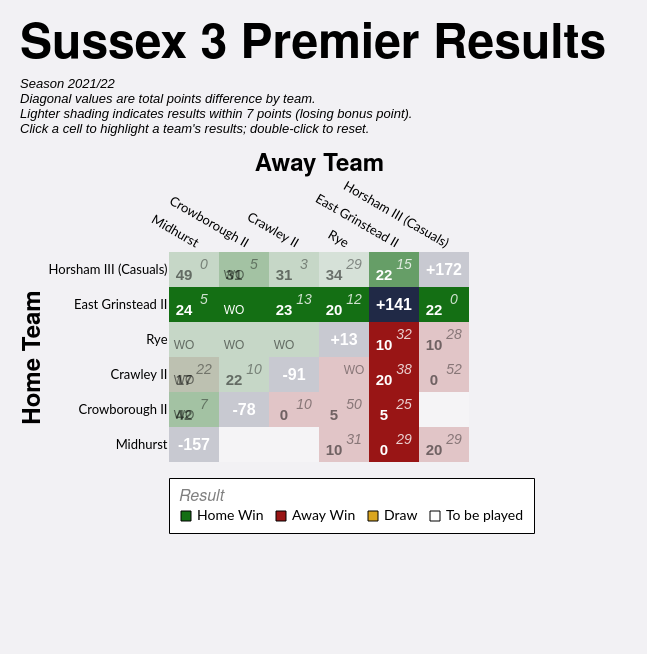

Vega-Lite specification for this chart:
### Vega-Lite specification from a JSON file in a GitHub repository (floating-point values rounded to 4 significant figures)
{"config": {"axis": {"labelFont": "Lato, sans-serif", "titleFont": "PT Sans Narrow, Helvetica Neue, Helvetica, Arial, sans-serif", "labelFontSize": 13, "titleFontSize": 24, "gridColor": "#202947", "gridOpacity": 0.2}, "header": {"labelFont": "PT Sans Narrow, Helvetica Neue, Helvetica, Arial, sans-serif", "titleFont": "PT Sans Narrow, Helvetica Neue, Helvetica, Arial, sans-serif", "labelFontSize": 24, "titleFontSize": 28, "labelFontWeight": "bold", "orient": "left"}, "legend": {"labelFont": "Lato, sans-serif", "titleFont": "PT Sans Narrow, Helvetica Neue, Helvetica, Arial, sans-serif", "labelFontSize": 14, "titleFontSize": 16, "titlePadding": 5, "fillColor": "white", "strokeColor": "black", "padding": 10, "titleFontWeight": "lighter", "titleFontStyle": "italic", "titleColor": "gray", "offset": 10}, "title": {"font": "PT Sans Narrow, Helvetica Neue, Helvetica, Arial, sans-serif", "fontSize": 48, "fontWeight": "bold", "anchor": "start", "align": "center", "titlePadding": 20, "subtitlePadding": 10, "subtitleFontSize": 13, "subtitleColor": "", "subtitleFontStyle": "italic", "offset": 15, "color": "black"}, "axisX": {"labelAngle": 0}, "facet": {"title": null, "header": null, "align": {"row": "each", "column": "each"}}, "resolve": {"scale": {"y": "independent", "facet": "independent"}}, "background": "#f2f1f4", "view": {"stroke": null}}, "layer": [{"data": {"name": "data-af1a3a6550159821b19025485d67e0fb"}, "mark": {"type": "rect"}, "encoding": {"color": {"field": "result", "legend": {"columns": 4, "direction": "horizontal", "labelLimit": 200, "offset": 16, "orient": "bottom", "symbolStrokeColor": "black", "symbolStrokeWidth": 1, "values": ["Home Win", "Away Win", "Draw", "To be played"]}, "scale": {"domain": ["Home Win", "Home Win (LBP)", "Away Win", "Away Win (LBP)", "Draw", "To be played", "N/A"], "range": ["#146f14", "#146f14a0", "#991515", "#991515a0", "goldenrod", "white", "#202946"]}, "title": "Result", "type": "nominal"}, "opacity": {"condition": {"test": "datum.home_team == param_10['home_team'] || datum.away_team == param_10['home_team'] || !isValid(param_10['home_team'])", "value": 1.0}, "value": 0.2}, "tooltip": [{"field": "home_team", "title": "Home", "type": "nominal"}, {"field": "away_team", "title": "Away", "type": "nominal"}, {"field": "home_score_text", "title": "Home Score", "type": "nominal"}, {"field": "away_score_text", "title": "Away Score", "type": "nominal"}, {"field": "result", "title": "Result", "type": "nominal"}, {"field": "date", "format": "%d %b %Y", "title": "Date", "type": "temporal"}], "x": {"axis": {"domain": false, "grid": false, "labelAngle": 30, "orient": "top", "ticks": false}, "field": "away_team", "sort": ["Midhurst", "Crowborough II", "Crawley II", "Rye", "East Grinstead II", "Horsham III (Casuals)"], "title": "Away Team", "type": "nominal"}, "y": {"axis": {"domain": false, "grid": false, "ticks": false}, "field": "home_team", "sort": ["Horsham III (Casuals)", "East Grinstead II", "Rye", "Crawley II", "Crowborough II", "Midhurst"], "title": "Home Team", "type": "nominal"}}, "name": "view_5"}, {"data": {"name": "data-af1a3a6550159821b19025485d67e0fb"}, "mark": {"type": "text", "fontStyle": "italic", "size": 14, "xOffset": 10, "yOffset": -5}, "encoding": {"color": {"condition": {"test": "datum.home_team == param_10['home_team'] || datum.away_team == param_10['home_team'] || !isValid(param_10['home_team'])", "value": "white"}, "value": "black"}, "opacity": {"condition": {"test": "datum.home_team == param_10['home_team'] || datum.away_team == param_10['home_team'] || !isValid(param_10['home_team'])", "value": 0.8}, "value": 0.4}, "text": {"field": "away_score_text", "type": "nominal"}, "x": {"field": "away_team", "sort": ["Midhurst", "Crowborough II", "Crawley II", "Rye", "East Grinstead II", "Horsham III (Casuals)"], "type": "nominal"}, "y": {"field": "home_team", "sort": ["Horsham III (Casuals)", "East Grinstead II", "Rye", "Crawley II", "Crowborough II", "Midhurst"], "type": "nominal"}}, "transform": [{"filter": "datum.away_score_text != '' && datum.away_score_text != 'WO'"}]}, {"data": {"name": "data-af1a3a6550159821b19025485d67e0fb"}, "mark": {"type": "text", "size": 12, "xOffset": 10, "yOffset": -5}, "encoding": {"color": {"condition": {"test": "datum.home_team == param_10['home_team'] || datum.away_team == param_10['home_team'] || !isValid(param_10['home_team'])", "value": "white"}, "value": "black"}, "opacity": {"condition": {"test": "datum.home_team == param_10['home_team'] || datum.away_team == param_10['home_team'] || !isValid(param_10['home_team'])", "value": 0.8}, "value": 0.4}, "text": {"field": "away_score_text", "type": "nominal"}, "x": {"field": "away_team", "sort": ["Midhurst", "Crowborough II", "Crawley II", "Rye", "East Grinstead II", "Horsham III (Casuals)"], "type": "nominal"}, "y": {"field": "home_team", "sort": ["Horsham III (Casuals)", "East Grinstead II", "Rye", "Crawley II", "Crowborough II", "Midhurst"], "type": "nominal"}}, "transform": [{"filter": "datum.away_score_text == 'WO'"}]}, {"data": {"name": "data-af1a3a6550159821b19025485d67e0fb"}, "mark": {"type": "text", "fontWeight": "bold", "size": 15, "xOffset": -10, "yOffset": 5}, "encoding": {"color": {"condition": {"test": "datum.home_team == param_10['home_team'] || datum.away_team == param_10['home_team'] || !isValid(param_10['home_team'])", "value": "white"}, "value": "black"}, "opacity": {"condition": {"test": "datum.home_team == param_10['home_team'] || datum.away_team == param_10['home_team'] || !isValid(param_10['home_team'])", "value": 1.0}, "value": 0.5}, "text": {"field": "home_score_text", "type": "nominal"}, "x": {"field": "away_team", "sort": ["Midhurst", "Crowborough II", "Crawley II", "Rye", "East Grinstead II", "Horsham III (Casuals)"], "type": "nominal"}, "y": {"field": "home_team", "sort": ["Horsham III (Casuals)", "East Grinstead II", "Rye", "Crawley II", "Crowborough II", "Midhurst"], "type": "nominal"}}, "transform": [{"filter": "datum.home_score_text != '' && datum.home_score_text != 'WO'"}]}, {"data": {"name": "data-af1a3a6550159821b19025485d67e0fb"}, "mark": {"type": "text", "size": 12, "xOffset": -10, "yOffset": 5}, "encoding": {"color": {"condition": {"test": "datum.home_team == param_10['home_team'] || datum.away_team == param_10['home_team'] || !isValid(param_10['home_team'])", "value": "white"}, "value": "black"}, "opacity": {"condition": {"test": "datum.home_team == param_10['home_team'] || datum.away_team == param_10['home_team'] || !isValid(param_10['home_team'])", "value": 1.0}, "value": 0.5}, "text": {"field": "home_score_text", "type": "nominal"}, "x": {"field": "away_team", "sort": ["Midhurst", "Crowborough II", "Crawley II", "Rye", "East Grinstead II", "Horsham III (Casuals)"], "type": "nominal"}, "y": {"field": "home_team", "sort": ["Horsham III (Casuals)", "East Grinstead II", "Rye", "Crawley II", "Crowborough II", "Midhurst"], "type": "nominal"}}, "transform": [{"filter": "datum.home_score_text == 'WO'"}]}, {"data": {"name": "data-55fe99219609d3f91b94b7c746adec74"}, "mark": {"type": "text", "color": "white", "fontWeight": "bold", "size": 16}, "encoding": {"text": {"field": "display_text", "type": "nominal"}, "tooltip": [{"field": "home_team", "title": "Team", "type": "nominal"}, {"field": "display_text", "title": "Points Difference", "type": "nominal"}], "x": {"field": "away_team", "sort": ["Midhurst", "Crowborough II", "Crawley II", "Rye", "East Grinstead II", "Horsham III (Casuals)"], "type": "nominal"}, "y": {"field": "home_team", "sort": ["Horsham III (Casuals)", "East Grinstead II", "Rye", "Crawley II", "Crowborough II", "Midhurst"], "type": "nominal"}}}], "height": {"step": 35}, "padding": {"left": 20, "top": 20, "right": 40, "bottom": 120}, "params": [{"name": "param_10", "select": {"type": "point", "clear": "dblclick", "fields": ["home_team"], "on": "click"}, "value": [{"home_team": "East Grinstead II"}], "views": ["view_5"]}], "title": {"text": "Sussex 3 Premier Results", "subtitle": ["Season 2021/22", "Diagonal values are total points difference by team.", "Lighter shading indicates results within 7 points (losing bonus point).", "Click a cell to highlight a team's results; double-click to reset."]}, "width": {"step": 50}, "$schema": "https://vega.github.io/schema/vega-lite/v5.20.1.json", "datasets": {"data-af1a3a6550159821b19025485d67e0fb": [{"home_team": "Crawley II", "away_team": "Crawley II", "match_id": null, "date": "", "home_score": null, "away_score": null, "home_walkover": null, "away_walkover": null, "result": "N/A", "home_score_text": "", "away_score_text": "", "wo_result": "", "score_text": "", "display_text": "-91", "is_diagonal": true, "result_simple": "N/A"}, {"home_team": "Crawley II", "away_team": "Crowborough II", "match_id": "952685", "date": "2022-01-22T00:00:00", "home_score": 22, "away_score": 10, "home_walkover": false, "away_walkover": false, "result": "Home Win", "home_score_text": "22", "away_score_text": "10", "wo_result": "", "score_text": "22-10", "display_text": "22-10", "is_diagonal": false, "result_simple": "Home Win"}, {"home_team": "Crawley II", "away_team": "East Grinstead II", "match_id": "952701", "date": "2022-03-26T00:00:00", "home_score": 20, "away_score": 38, "home_walkover": false, "away_walkover": false, "result": "Away Win", "home_score_text": "20", "away_score_text": "38", "wo_result": "", "score_text": "20-38", "display_text": "20-38", "is_diagonal": false, "result_simple": "Away Win"}, {"home_team": "Crawley II", "away_team": "Horsham III (Casuals)", "match_id": "952691", "date": "2022-02-12T00:00:00", "home_score": 0, "away_score": 52, "home_walkover": false, "away_walkover": false, "result": "Away Win", "home_score_text": "0", "away_score_text": "52", "wo_result": "", "score_text": "0-52", "display_text": "0-52", "is_diagonal": false, "result_simple": "Away Win"}, {"home_team": "Crawley II", "away_team": "Midhurst", "match_id": "957345", "date": "2022-02-19T00:00:00", "home_score": 17, "away_score": 22, "home_walkover": false, "away_walkover": false, "result": "Away Win (LBP)", "home_score_text": "17", "away_score_text": "22", "wo_result": "", "score_text": "17-22", "display_text": "17-22", "is_diagonal": false, "result_simple": "Away Win"}, {"home_team": "Crawley II", "away_team": "Midhurst", "match_id": "952681", "date": "2022-01-15T00:00:00", "home_score": null, "away_score": null, "home_walkover": true, "away_walkover": false, "result": "Home Win", "home_score_text": "WO", "away_score_text": "", "wo_result": "HWO", "score_text": "WO", "display_text": "WO", "is_diagonal": false, "result_simple": "Home Win"}, {"home_team": "Crawley II", "away_team": "Rye", "match_id": "952676", "date": "2021-12-11T00:00:00", "home_score": null, "away_score": null, "home_walkover": false, "away_walkover": true, "result": "Away Win", "home_score_text": "", "away_score_text": "WO", "wo_result": "AWO", "score_text": "WO", "display_text": "WO", "is_diagonal": false, "result_simple": "Away Win"}, {"home_team": "Crowborough II", "away_team": "Crawley II", "match_id": "952697", "date": "2022-03-05T00:00:00", "home_score": 0, "away_score": 10, "home_walkover": false, "away_walkover": false, "result": "Away Win", "home_score_text": "0", "away_score_text": "10", "wo_result": "", "score_text": "0-10", "display_text": "0-10", "is_diagonal": false, "result_simple": "Away Win"}, {"home_team": "Crowborough II", "away_team": "Crowborough II", "match_id": null, "date": "", "home_score": null, "away_score": null, "home_walkover": null, "away_walkover": null, "result": "N/A", "home_score_text": "", "away_score_text": "", "wo_result": "", "score_text": "", "display_text": "-78", "is_diagonal": true, "result_simple": "N/A"}, {"home_team": "Crowborough II", "away_team": "East Grinstead II", "match_id": "952677", "date": "2021-12-11T00:00:00", "home_score": 5, "away_score": 25, "home_walkover": false, "away_walkover": false, "result": "Away Win", "home_score_text": "5", "away_score_text": "25", "wo_result": "", "score_text": "5-25", "display_text": "5-25", "is_diagonal": false, "result_simple": "Away Win"}, {"home_team": "Crowborough II", "away_team": "Horsham III (Casuals)", "match_id": null, "date": "", "home_score": null, "away_score": null, "home_walkover": null, "away_walkover": null, "result": "To be played", "home_score_text": "", "away_score_text": "", "wo_result": "", "score_text": "", "display_text": "", "is_diagonal": false, "result_simple": "To be played"}, {"home_team": "Crowborough II", "away_team": "Midhurst", "match_id": "957845", "date": "2022-03-26T00:00:00", "home_score": 42, "away_score": 7, "home_walkover": false, "away_walkover": false, "result": "Home Win", "home_score_text": "42", "away_score_text": "7", "wo_result": "", "score_text": "42-7", "display_text": "42-7", "is_diagonal": false, "result_simple": "Home Win"}, {"home_team": "Crowborough II", "away_team": "Midhurst", "match_id": "952687", "date": "2022-01-29T00:00:00", "home_score": null, "away_score": null, "home_walkover": true, "away_walkover": false, "result": "Home Win", "home_score_text": "WO", "away_score_text": "", "wo_result": "HWO", "score_text": "WO", "display_text": "WO", "is_diagonal": false, "result_simple": "Home Win"}, {"home_team": "Crowborough II", "away_team": "Rye", "match_id": "952690", "date": "2022-02-12T00:00:00", "home_score": 5, "away_score": 50, "home_walkover": false, "away_walkover": false, "result": "Away Win", "home_score_text": "5", "away_score_text": "50", "wo_result": "", "score_text": "5-50", "display_text": "5-50", "is_diagonal": false, "result_simple": "Away Win"}, {"home_team": "East Grinstead II", "away_team": "Crawley II", "match_id": "952688", "date": "2022-01-29T00:00:00", "home_score": 23, "away_score": 13, "home_walkover": false, "away_walkover": false, "result": "Home Win", "home_score_text": "23", "away_score_text": "13", "wo_result": "", "score_text": "23-13", "display_text": "23-13", "is_diagonal": false, "result_simple": "Home Win"}, {"home_team": "East Grinstead II", "away_team": "Crowborough II", "match_id": "952704", "date": "2022-04-02T00:00:00", "home_score": null, "away_score": null, "home_walkover": true, "away_walkover": false, "result": "Home Win", "home_score_text": "WO", "away_score_text": "", "wo_result": "HWO", "score_text": "WO", "display_text": "WO", "is_diagonal": false, "result_simple": "Home Win"}, {"home_team": "East Grinstead II", "away_team": "East Grinstead II", "match_id": null, "date": "", "home_score": null, "away_score": null, "home_walkover": null, "away_walkover": null, "result": "N/A", "home_score_text": "", "away_score_text": "", "wo_result": "", "score_text": "", "display_text": "+141", "is_diagonal": true, "result_simple": "N/A"}, {"home_team": "East Grinstead II", "away_team": "Horsham III (Casuals)", "match_id": "952698", "date": "2022-03-05T00:00:00", "home_score": 22, "away_score": 0, "home_walkover": false, "away_walkover": false, "result": "Home Win", "home_score_text": "22", "away_score_text": "0", "wo_result": "", "score_text": "22-0", "display_text": "22-0", "is_diagonal": false, "result_simple": "Home Win"}, {"home_team": "East Grinstead II", "away_team": "Midhurst", "match_id": "952692", "date": "2022-02-12T00:00:00", "home_score": 24, "away_score": 5, "home_walkover": false, "away_walkover": false, "result": "Home Win", "home_score_text": "24", "away_score_text": "5", "wo_result": "", "score_text": "24-5", "display_text": "24-5", "is_diagonal": false, "result_simple": "Home Win"}, {"home_team": "East Grinstead II", "away_team": "Rye", "match_id": "952683", "date": "2022-01-15T00:00:00", "home_score": 20, "away_score": 12, "home_walkover": false, "away_walkover": false, "result": "Home Win", "home_score_text": "20", "away_score_text": "12", "wo_result": "", "score_text": "20-12", "display_text": "20-12", "is_diagonal": false, "result_simple": "Home Win"}, {"home_team": "Horsham III (Casuals)", "away_team": "Crawley II", "match_id": "952678", "date": "2021-12-18T00:00:00", "home_score": 31, "away_score": 3, "home_walkover": false, "away_walkover": false, "result": "Home Win", "home_score_text": "31", "away_score_text": "3", "wo_result": "", "score_text": "31-3", "display_text": "31-3", "is_diagonal": false, "result_simple": "Home Win"}, {"home_team": "Horsham III (Casuals)", "away_team": "Crowborough II", "match_id": "957346", "date": "2022-02-19T00:00:00", "home_score": 31, "away_score": 5, "home_walkover": false, "away_walkover": false, "result": "Home Win", "home_score_text": "31", "away_score_text": "5", "wo_result": "", "score_text": "31-5", "display_text": "31-5", "is_diagonal": false, "result_simple": "Home Win"}, {"home_team": "Horsham III (Casuals)", "away_team": "Crowborough II", "match_id": "953050", "date": "2022-01-15T00:00:00", "home_score": null, "away_score": null, "home_walkover": true, "away_walkover": false, "result": "Home Win", "home_score_text": "WO", "away_score_text": "", "wo_result": "HWO", "score_text": "WO", "display_text": "WO", "is_diagonal": false, "result_simple": "Home Win"}, {"home_team": "Horsham III (Casuals)", "away_team": "East Grinstead II", "match_id": "952684", "date": "2022-01-22T00:00:00", "home_score": 22, "away_score": 15, "home_walkover": false, "away_walkover": false, "result": "Home Win (LBP)", "home_score_text": "22", "away_score_text": "15", "wo_result": "", "score_text": "22-15", "display_text": "22-15", "is_diagonal": false, "result_simple": "Home Win"}, {"home_team": "Horsham III (Casuals)", "away_team": "Horsham III (Casuals)", "match_id": null, "date": "", "home_score": null, "away_score": null, "home_walkover": null, "away_walkover": null, "result": "N/A", "home_score_text": "", "away_score_text": "", "wo_result": "", "score_text": "", "display_text": "+172", "is_diagonal": true, "result_simple": "N/A"}, {"home_team": "Horsham III (Casuals)", "away_team": "Midhurst", "match_id": "952675", "date": "2021-12-11T00:00:00", "home_score": 49, "away_score": 0, "home_walkover": false, "away_walkover": false, "result": "Home Win", "home_score_text": "49", "away_score_text": "0", "wo_result": "", "score_text": "49-0", "display_text": "49-0", "is_diagonal": false, "result_simple": "Home Win"}, {"home_team": "Horsham III (Casuals)", "away_team": "Rye", "match_id": "952700", "date": "2022-03-19T00:00:00", "home_score": 34, "away_score": 29, "home_walkover": false, "away_walkover": false, "result": "Home Win (LBP)", "home_score_text": "34", "away_score_text": "29", "wo_result": "", "score_text": "34-29", "display_text": "34-29", "is_diagonal": false, "result_simple": "Home Win"}, {"home_team": "Midhurst", "away_team": "Crawley II", "match_id": null, "date": "", "home_score": null, "away_score": null, "home_walkover": null, "away_walkover": null, "result": "To be played", "home_score_text": "", "away_score_text": "", "wo_result": "", "score_text": "", "display_text": "", "is_diagonal": false, "result_simple": "To be played"}, {"home_team": "Midhurst", "away_team": "Crowborough II", "match_id": null, "date": "", "home_score": null, "away_score": null, "home_walkover": null, "away_walkover": null, "result": "To be played", "home_score_text": "", "away_score_text": "", "wo_result": "", "score_text": "", "display_text": "", "is_diagonal": false, "result_simple": "To be played"}, {"home_team": "Midhurst", "away_team": "East Grinstead II", "match_id": "955168", "date": "2022-01-08T00:00:00", "home_score": 0, "away_score": 29, "home_walkover": false, "away_walkover": false, "result": "Away Win", "home_score_text": "0", "away_score_text": "29", "wo_result": "", "score_text": "0-29", "display_text": "0-29", "is_diagonal": false, "result_simple": "Away Win"}, {"home_team": "Midhurst", "away_team": "Horsham III (Casuals)", "match_id": "952702", "date": "2022-04-02T00:00:00", "home_score": 20, "away_score": 29, "home_walkover": false, "away_walkover": false, "result": "Away Win", "home_score_text": "20", "away_score_text": "29", "wo_result": "", "score_text": "20-29", "display_text": "20-29", "is_diagonal": false, "result_simple": "Away Win"}, {"home_team": "Midhurst", "away_team": "Midhurst", "match_id": null, "date": "", "home_score": null, "away_score": null, "home_walkover": null, "away_walkover": null, "result": "N/A", "home_score_text": "", "away_score_text": "", "wo_result": "", "score_text": "", "display_text": "-157", "is_diagonal": true, "result_simple": "N/A"}, {"home_team": "Midhurst", "away_team": "Rye", "match_id": "952686", "date": "2022-01-22T00:00:00", "home_score": 10, "away_score": 31, "home_walkover": false, "away_walkover": false, "result": "Away Win", "home_score_text": "10", "away_score_text": "31", "wo_result": "", "score_text": "10-31", "display_text": "10-31", "is_diagonal": false, "result_simple": "Away Win"}, {"home_team": "Rye", "away_team": "Crawley II", "match_id": "952703", "date": "2022-04-02T00:00:00", "home_score": null, "away_score": null, "home_walkover": true, "away_walkover": false, "result": "Home Win", "home_score_text": "WO", "away_score_text": "", "wo_result": "HWO", "score_text": "WO", "display_text": "WO", "is_diagonal": false, "result_simple": "Home Win"}, {"home_team": "Rye", "away_team": "Crowborough II", "match_id": "955082", "date": "2022-02-05T00:00:00", "home_score": null, "away_score": null, "home_walkover": true, "away_walkover": false, "result": "Home Win", "home_score_text": "WO", "away_score_text": "", "wo_result": "HWO", "score_text": "WO", "display_text": "WO", "is_diagonal": false, "result_simple": "Home Win"}, {"home_team": "Rye", "away_team": "East Grinstead II", "match_id": "959356", "date": "2022-03-12T00:00:00", "home_score": 10, "away_score": 32, "home_walkover": false, "away_walkover": false, "result": "Away Win", "home_score_text": "10", "away_score_text": "32", "wo_result": "", "score_text": "10-32", "display_text": "10-32", "is_diagonal": false, "result_simple": "Away Win"}, {"home_team": "Rye", "away_team": "Horsham III (Casuals)", "match_id": "952689", "date": "2022-01-29T00:00:00", "home_score": 10, "away_score": 28, "home_walkover": false, "away_walkover": false, "result": "Away Win", "home_score_text": "10", "away_score_text": "28", "wo_result": "", "score_text": "10-28", "display_text": "10-28", "is_diagonal": false, "result_simple": "Away Win"}, {"home_team": "Rye", "away_team": "Midhurst", "match_id": "952696", "date": "2022-03-05T00:00:00", "home_score": null, "away_score": null, "home_walkover": true, "away_walkover": false, "result": "Home Win", "home_score_text": "WO", "away_score_text": "", "wo_result": "HWO", "score_text": "WO", "display_text": "WO", "is_diagonal": false, "result_simple": "Home Win"}, {"home_team": "Rye", "away_team": "Rye", "match_id": null, "date": "", "home_score": null, "away_score": null, "home_walkover": null, "away_walkover": null, "result": "N/A", "home_score_text": "", "away_score_text": "", "wo_result": "", "score_text": "", "display_text": "+13", "is_diagonal": true, "result_simple": "N/A"}], "data-55fe99219609d3f91b94b7c746adec74": [{"home_team": "Crawley II", "away_team": "Crawley II", "match_id": null, "date": "", "home_score": null, "away_score": null, "home_walkover": null, "away_walkover": null, "result": "N/A", "home_score_text": "", "away_score_text": "", "wo_result": "", "score_text": "", "display_text": "-91", "is_diagonal": true, "result_simple": "N/A"}, {"home_team": "Crowborough II", "away_team": "Crowborough II", "match_id": null, "date": "", "home_score": null, "away_score": null, "home_walkover": null, "away_walkover": null, "result": "N/A", "home_score_text": "", "away_score_text": "", "wo_result": "", "score_text": "", "display_text": "-78", "is_diagonal": true, "result_simple": "N/A"}, {"home_team": "East Grinstead II", "away_team": "East Grinstead II", "match_id": null, "date": "", "home_score": null, "away_score": null, "home_walkover": null, "away_walkover": null, "result": "N/A", "home_score_text": "", "away_score_text": "", "wo_result": "", "score_text": "", "display_text": "+141", "is_diagonal": true, "result_simple": "N/A"}, {"home_team": "Horsham III (Casuals)", "away_team": "Horsham III (Casuals)", "match_id": null, "date": "", "home_score": null, "away_score": null, "home_walkover": null, "away_walkover": null, "result": "N/A", "home_score_text": "", "away_score_text": "", "wo_result": "", "score_text": "", "display_text": "+172", "is_diagonal": true, "result_simple": "N/A"}, {"home_team": "Midhurst", "away_team": "Midhurst", "match_id": null, "date": "", "home_score": null, "away_score": null, "home_walkover": null, "away_walkover": null, "result": "N/A", "home_score_text": "", "away_score_text": "", "wo_result": "", "score_text": "", "display_text": "-157", "is_diagonal": true, "result_simple": "N/A"}, {"home_team": "Rye", "away_team": "Rye", "match_id": null, "date": "", "home_score": null, "away_score": null, "home_walkover": null, "away_walkover": null, "result": "N/A", "home_score_text": "", "away_score_text": "", "wo_result": "", "score_text": "", "display_text": "+13", "is_diagonal": true, "result_simple": "N/A"}]}}
